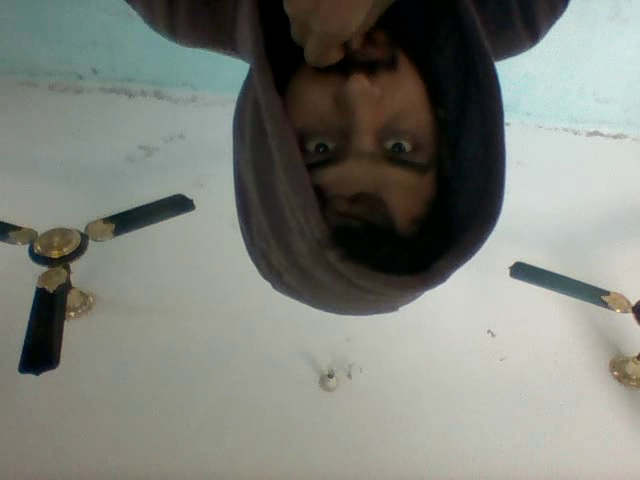
#> input picture frame 16 of Week 2 files/Media/M1/mysavedmovie.mp4, 640 x 480 px, given in place of vtest.avi, which was not available
$ jupyter execute '2.04 Working with Videos.ipynb'   (text cells are left out)
#> lines starting #> are read from the running program, lines starting #| are printed output that depends on the picture; pictures that were not available may be replaced by others from this repository, and a replacement may not be noted
[cell 1]
import cv2
import numpy as np
import matplotlib.pyplot as plt

[cell 2]
#Initilize Video capture Object and points towards a video file
cap = cv2.VideoCapture('media/M1/vtest.avi')

# If your capture was not properly initialized , then open it.
if not cap.isOpened():
    cap.open('media/M1/vtest.avi')

# Lets print the status of your Capture.
print('Status:',cap.isOpened())

# Initilize a loop in which we will read video frame by frame
while(True):

    # read frame by frame
    ret, frame = cap.read()
#> frame is the input picture: shape (480, 640, 3); mean B, G, R 120.7, 127.8, 125

    # if a frame is not read correctly or there are no more frames to be read then exit the loop
    if not ret:
        break

    # lets just convert this video in grayscale so we can say we are doing real time image processing XD.
    gray = cv2.cvtColor(frame, cv2.COLOR_BGR2GRAY)
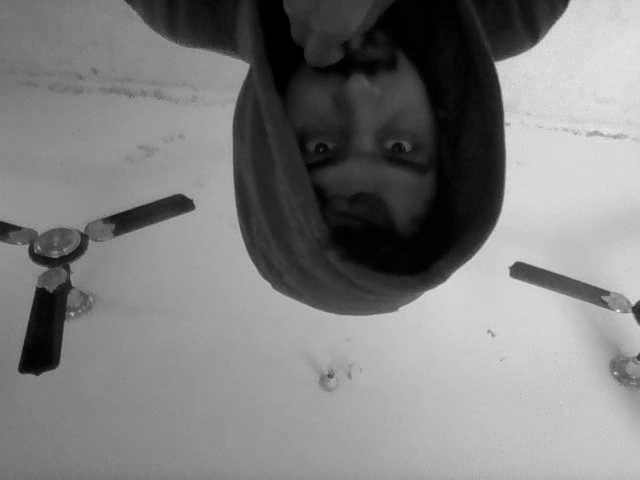
#> gray: shape (480, 640); min 0, max 234, mean 126.2

    # Show the frame we just read
    cv2.imshow('frame',gray)

    # Wait for the specified milliseconds, before showing showing the next frame, if the user presses `q` we can exit loop.
    if cv2.waitKey(1) & 0xFF ==  ord('q'):
#> (key q is pressed here)
        break

# Release the videocapture object
cap.release()
# Destroy the windows you created
cv2.destroyAllWindows()

[cell 3]
cap = cv2.VideoCapture(-1)

while (True):

  ret ,frame = cap.read()

  if not ret:
        break

  # Not required but looks nice
  frame = cv2.flip( frame, 1 )
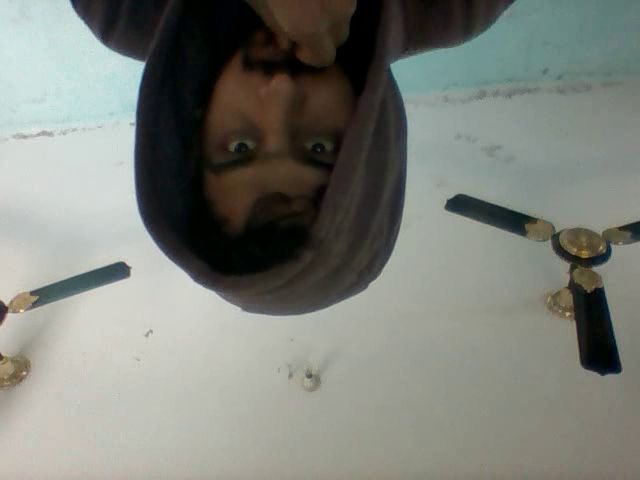
#> frame: shape (480, 640, 3); mean B, G, R 120.7, 127.8, 125

  cv2.imshow("img",frame)
  k = cv2.waitKey(1)  & 0xFF
#> (key q is pressed here)

  if k == ord('q'):
      break

  if k ==ord('s'):
      cv2.imwrite('media/M1/mysavedpicc.jpg',frame)
      cv2.imshow('Picture Saved',frame)


cap.release()
cv2.destroyAllWindows()

[cell 4]
import numpy as np
import cv2

cap = cv2.VideoCapture(0)

# This is how we define our codec
fourcc = cv2.VideoWriter_fourcc(*'XVID')

# Save our video at 20.0 FPS with the defined dimensions, Note my default camera has these dimensions, yours might be different
out = cv2.VideoWriter(r'media/M1/mysavedmovie.mp4',fourcc, 20.0, (640,480))

while(True):
    ret, frame = cap.read()
    if not ret:
        break

    # flip the frame vertically for no reason, you can try 1 or -1
    frame = cv2.flip(frame,0)
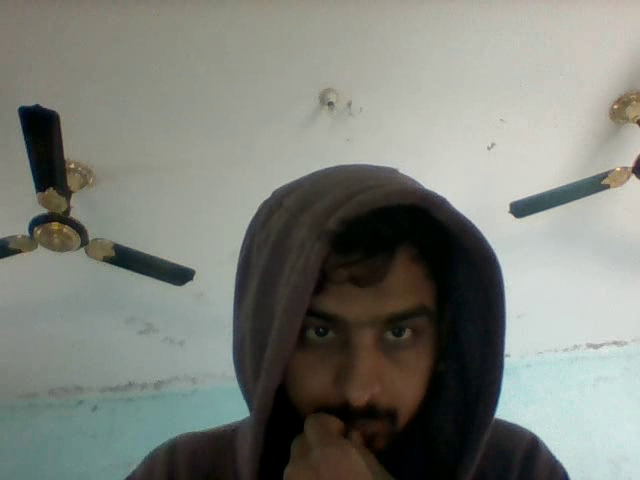
#> frame: shape (480, 640, 3); mean B, G, R 120.7, 127.8, 125

    # Save this frame
    out.write(frame)

    cv2.imshow('frame',frame)
    if cv2.waitKey(1) & 0xFF == ord('q'):
#> (key q is pressed here)
        break

# Release the video writer Object
out.release()
cap.release()
cv2.destroyAllWindows()

$ run again, starting later in the video
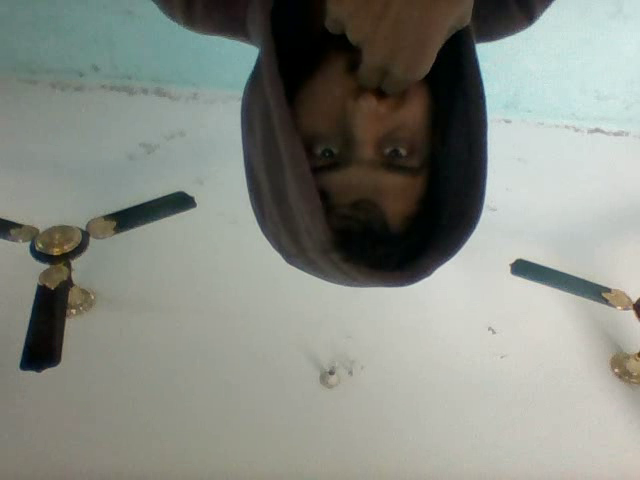
#> input picture frame 75 of Week 2 files/Media/M1/mysavedmovie.mp4, 640 x 480 px, given in place of vtest.avi, which was not available
#> frame is the input picture: shape (480, 640, 3); mean B, G, R 130.4, 138.1, 134.3
#> `frame = cv2.flip( frame, 1 )`:
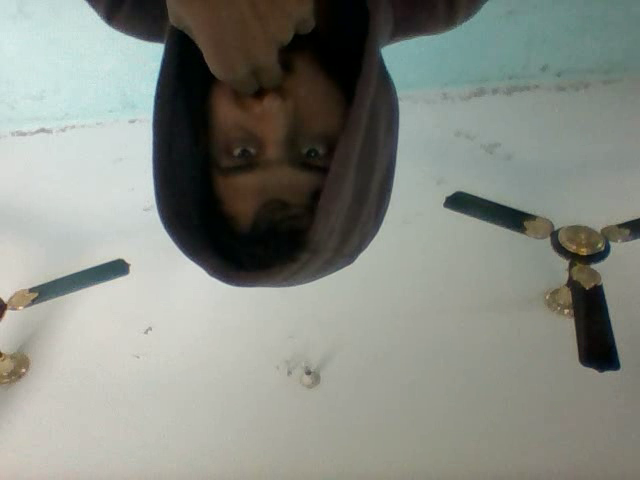
#> frame: shape (480, 640, 3); mean B, G, R 130.4, 138.1, 134.3
#> `frame = cv2.flip(frame,0)`:
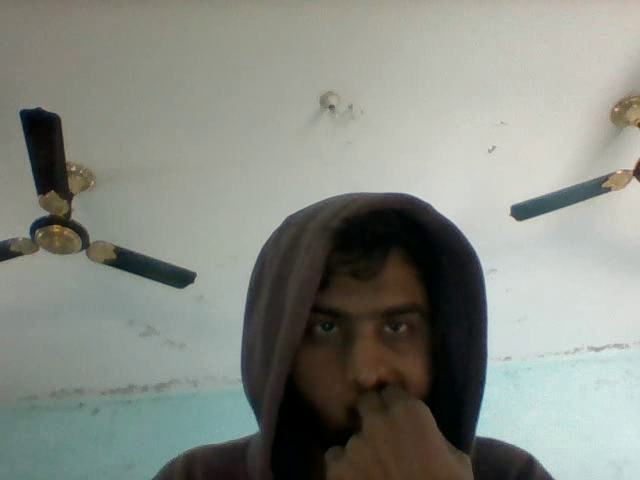
#> frame: shape (480, 640, 3); mean B, G, R 130.4, 138.1, 134.3

$ run again, starting later in the video
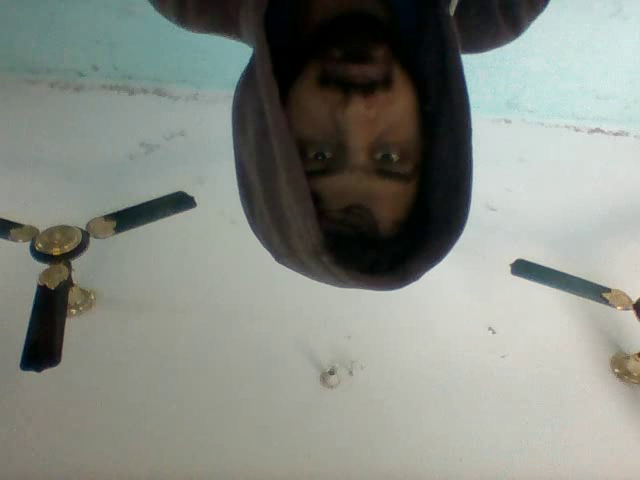
#> input picture frame 133 of Week 2 files/Media/M1/mysavedmovie.mp4, 640 x 480 px, given in place of vtest.avi, which was not available
#> frame is the input picture: shape (480, 640, 3); mean B, G, R 130.4, 137.7, 133.5
#> `frame = cv2.flip( frame, 1 )`:
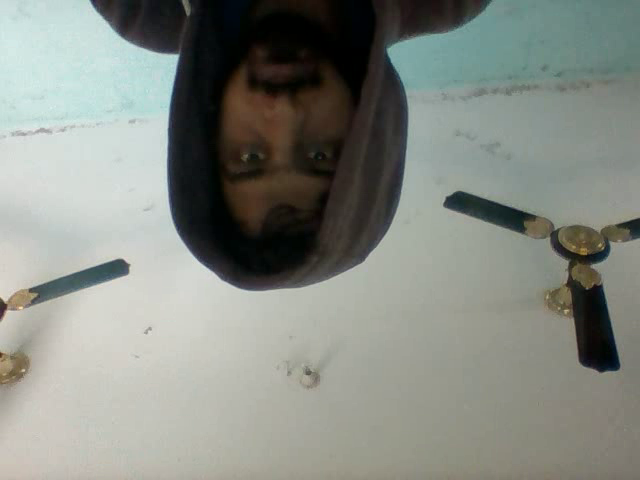
#> frame: shape (480, 640, 3); mean B, G, R 130.4, 137.7, 133.5
#> `frame = cv2.flip(frame,0)`:
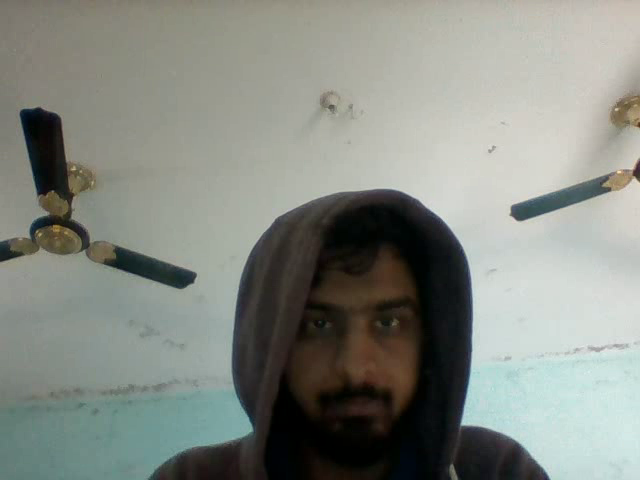
#> frame: shape (480, 640, 3); mean B, G, R 130.4, 137.7, 133.5
